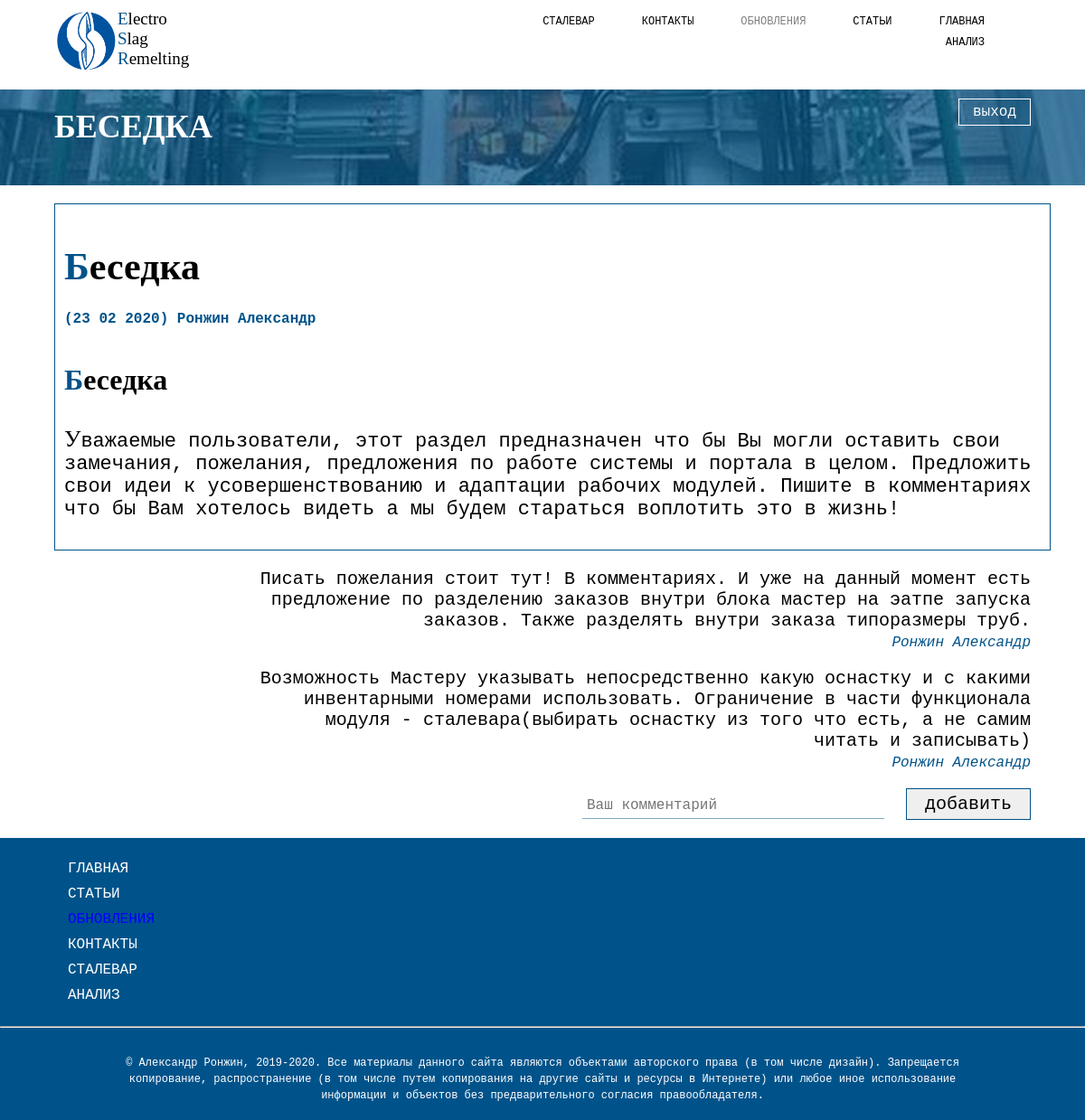
Screenshot of /user_page/show_updates.php?topic_id=8 (signed in) with the database file from the repository.
### tables this page shows
CREATE TABLE `user_pages` (
  `id` int(11) NOT NULL AUTO_INCREMENT,
  `title` varchar(100) NOT NULL,
  `href` varchar(1000) NOT NULL,
  `access` varchar(200) DEFAULT NULL,
  PRIMARY KEY (`id`)
);

CREATE TABLE `updates` (
  `id` int(11) NOT NULL AUTO_INCREMENT,
  `title` varchar(1000) NOT NULL,
  `overview` varchar(3000) NOT NULL,
  `text` mediumtext NOT NULL,
  `today` varchar(100) NOT NULL,
  `autor` varchar(100) NOT NULL,
  PRIMARY KEY (`id`)
);

CREATE TABLE `users` (
  `user_id` int(11) NOT NULL AUTO_INCREMENT,
  `user_date_of_registration` timestamp NOT NULL DEFAULT CURRENT_TIMESTAMP,
  `user_name` varchar(100) NOT NULL,
  `user_surname` varchar(100) NOT NULL,
  `user_patronymic` varchar(100) NOT NULL,
  `user_place_of_work` varchar(100) NOT NULL,
  `user_position` varchar(100) NOT NULL,
  `user_email` varchar(100) NOT NULL,
  `user_phone` varchar(50) NOT NULL,
  `user_login` varchar(100) NOT NULL,
  `user_password` varchar(100) NOT NULL,
  `user_type` varchar(100) NOT NULL,
  PRIMARY KEY (`user_id`)
);

CREATE TABLE `comments_update` (
  `id` int(11) NOT NULL AUTO_INCREMENT,
  `text` varchar(5000) NOT NULL,
  `autor` varchar(500) NOT NULL,
  `topic_id` varchar(500) NOT NULL,
  PRIMARY KEY (`id`)
);

### user_page/about_user.php (called while the page is built, shortened)
<?php
$user_login = $_SESSION["user_login"];
$sql_user = "SELECT user_type, user_name, user_surname, user_patronymic, user_place_of_work, user_position, user_email, user_phone, user_password FROM users WHERE user_login='{$user_login}'";
$result_user = mysqli_query($link, $sql_user);
$row_user = mysqli_fetch_array($result_user);
$user_type = $row_user["user_type"];
?>

### user_page/show_updates.php (the view, shortened to what this page needs)
<?php
$page_title = "обновления";
require_once "../scripts/database_connect.php";
require_once "about_user.php";
require_once "header.php";
$update_id = $_GET["topic_id"];
$sql_require_update = "SELECT title, text, today, autor FROM updates WHERE id='{$update_id}'";
$result_require_update = mysqli_query($link, $sql_require_update);
$row_require_update = mysqli_fetch_array($result_require_update);
$theme_title = $row_require_update["title"];
$theme_text = $row_require_update["text"];
$theme_today = $row_require_update["today"];
$theme_autor = $row_require_update["autor"];
$sql_theme_autor = "SELECT user_surname, user_name FROM users WHERE user_login='{$theme_autor}'";
$result_theme_autor = mysqli_query($link, $sql_theme_autor);
$row_theme_autor = mysqli_fetch_array($result_theme_autor);
$this_autor = $row_theme_autor["user_surname"]." ".$row_theme_autor["user_name"];
?>
	<div class="desctop">
		<div class="container">
			<form action="../index.php" method="post">
				<input type="submit" name="user_name" value="выход">
			</form>
			<h1><?php echo $theme_title?></h1>
		</div>
	</div>
	<div class="post">
		<h2><?php echo $theme_title?><br><span><?php echo "(".$theme_today.") ".$this_autor?></span></h2>
		<?php echo $theme_text?>
	</div>
	<div class="comment">
<?php
$sql_require_comment = "SELECT text, autor FROM comments_update WHERE topic_id='{$update_id}' ORDER BY id";
$result_require_comment = mysqli_query($link, $sql_require_comment);
while ($row_require_comment = mysqli_fetch_array($result_require_comment)) {
	echo "<p>".$row_require_comment["text"]."<br><span>".$row_require_comment["autor"]."</span></p><br>";
};
?>
<?php
if ($user_type == "guest") {
	echo "<p>Извините, Ваш уровень доступа не позволяет оставлять комментарии.</p>";
} else {
	echo "
			<form action=\"add_comment_update.php\" method=\"post\">
				<input type=\"text\" name=\"text\" placeholder=\"Ваш комментарий\">
				<input type=\"hidden\" name=\"autor\" value=\"".$user_surname." ".$user_name."\">
				<input type=\"hidden\" name=\"topic_id\" value=\"".$update_id."\">
				<input type=\"submit\" value=\"добавить\">
			</form>
	";
};
?>
	</div>
<?php
require_once "../user_page/footer.php";
?>

### user_page/add_link.php
<?php
$sql_pages = "SELECT title, href, access FROM user_pages";
$result_pages = mysqli_query($link, $sql_pages);
while ($row_user = mysqli_fetch_array($result_pages)) {
	$access = substr($row_user["access"],strripos($row_user["access"], $user_type), strlen($user_type));
	if ($access == $user_type) {
	if ($row_user["title"] == $page_title) {
		echo "<li><a href=\"".$row_user["href"]."\" class=\"active\">".$row_user["title"]."</a></li>";
	} else {
		echo "<li><a href=\"".$row_user["href"]."\">".$row_user["title"]."</a></li>";
	};
	};
};
?>

### style/user_page.css (style rules this page uses)
body { background-color: white; color: black; margin: 0; padding: 0; }
.container { width: 90%; margin-left: 5%; }
.menu a { display: inline-block; font-family: "Courier new"; font-size: 12px; text-transform: uppercase; color: black; text-decoration: none; margin-right: 50px; margin-bottom: 0px; transition: 0.5s; padding: 1px; border-bottom: 1px solid transparent; }
.menu a.active { color: grey; }
.menu li { float: right; }
.desctop { width: 100%; height: auto; background: url("../img/fon1.jpg") no-repeat center; background-size: cover; margin-top: -35px; position: relative; padding-bottom: 20px; }
.desctop::after { display: block; content: ""; width: 100%; height: 100%; position: absolute; left: 0; top: 0; background-color: rgba(0, 83, 138, 0.7); z-index: 1; }
.desctop h1 { position: relative; z-index: 2; font-family: "impact"; color: white; text-transform: uppercase; font-size: 36px; padding-top: 80px; text-align: center; }
.desctop form { padding-top: 110px; padding-bottom: 20px; position: relative; z-index: 2; display: flex; justify-content: space-around; flex-wrap: wrap; }
.desctop form input { flex: 0 1 200px; border: none; background-color: transparent; color: white; border-bottom: 1px solid white; text-align: center; font-family: "Courier new"; font-size: 16px; padding: 5px 15px; margin-bottom: 20px; }
.desctop form input[type=submit] { border: 1px solid white; transition: 0.5s; }
.desctop h1 { text-align: left; padding-top: 20px; }
.desctop form { padding-top: 10px; padding-bottom: 10px; float: right; z-index: 10; margin-left: 10px; }
.footer li:first-child { padding-top: 20px; }
.footer ul a { display: inline-block; padding: 5px 15px; color: white; font-family: "Courier new"; font-size: 16px; text-transform: uppercase; text-decoration: none; }
.footer a { color: white; font-family: "Courier new"; font-size: 12px; text-decoration: none; transition: 0.5s; }
.footer a.active { color: blue; }
.post { width: 90%; border: 1px solid rgba(0, 83, 138, 1); margin: 20px 5%; padding: 10px; }
.post h2 { font-family: "impact"; font-size: 42px; color: black; }
.post h2 span { font-family: "courier new"; font-size: 16px; color: rgba(0, 83, 138, 1); }
.post h3 { font-family: "impact"; font-size: 32px; color: black; }
.post h2:first-letter, h3:first-letter { color: rgba(0, 83, 138, 1); }
.post p { font-family: "courier new"; font-size: 22px; color: black; }
.post p:first-letter { font-family: "impact"; font-size: 26px; color: black; }

### user_page/show_updates.php (style rules this page uses)
.comment { width: 90%; margin-left: 5%; margin-bottom: 20px; }
.comment p { font-family: "courier new"; font-size: 20px; color: black; width: 80%; margin: 0; margin-left: 20%; text-align: right; }
.comment p span { font-size: 16px; font-style: italic; color: rgba(0, 83, 138, 1); }
.comment form { text-align: right; }
.comment input[type=text] { width: 30%; padding: 5px; font-family: "Courier new"; font-size: 16px; border: none; border-bottom: 1px solid rgba(0, 83, 138, 0.5); margin-right: 20px; transition: 0.5s; }
.comment input[type=submit] { padding: 5px 20px; font-family: "Courier new"; font-size: 20px; border: 1px solid rgba(0, 83, 138, 1); transition: 0.5s; }

### rows the page displays
user_pages: title "ГЛАВНАЯ"
user_pages: title "СТАТЬИ"
user_pages: title "ОБНОВЛЕНИЯ"
user_pages: title "КОНТАКТЫ"
user_pages: title "СТАЛЕВАР"
user_pages: title "АНАЛИЗ"
updates: title "БЕСЕДКА", title "Беседка", today "23 02 2020", text "Беседка Уважаемые пользователи, этот раздел предназначен что бы Вы могли оставить свои замечания, пожелания, предложения по работе системы и портала в целом. Предложить свои идеи к усовершенствованию и адаптации рабочих модулей. Пишите в комментариях что бы Вам хотелось видеть а мы будем стараться воплотить это в жизнь!"
users: this_autor "Ронжин Александр"
comments_update: text "Писать пожелания стоит тут! В комментариях. И уже на данный момент есть предложение по разделению заказов внутри блока мастер на эатпе запуска заказов. Также разделять внутри заказа типоразмеры труб.", autor "Ронжин Александр"
comments_update: text "Возможность Мастеру указывать непосредственно какую оснастку и с какими инвентарными номерами использовать. Ограничение в части функционала модуля - сталевара(выбирать оснастку из того что есть, а не самим читать и записывать)", autor "Ронжин Александр"
